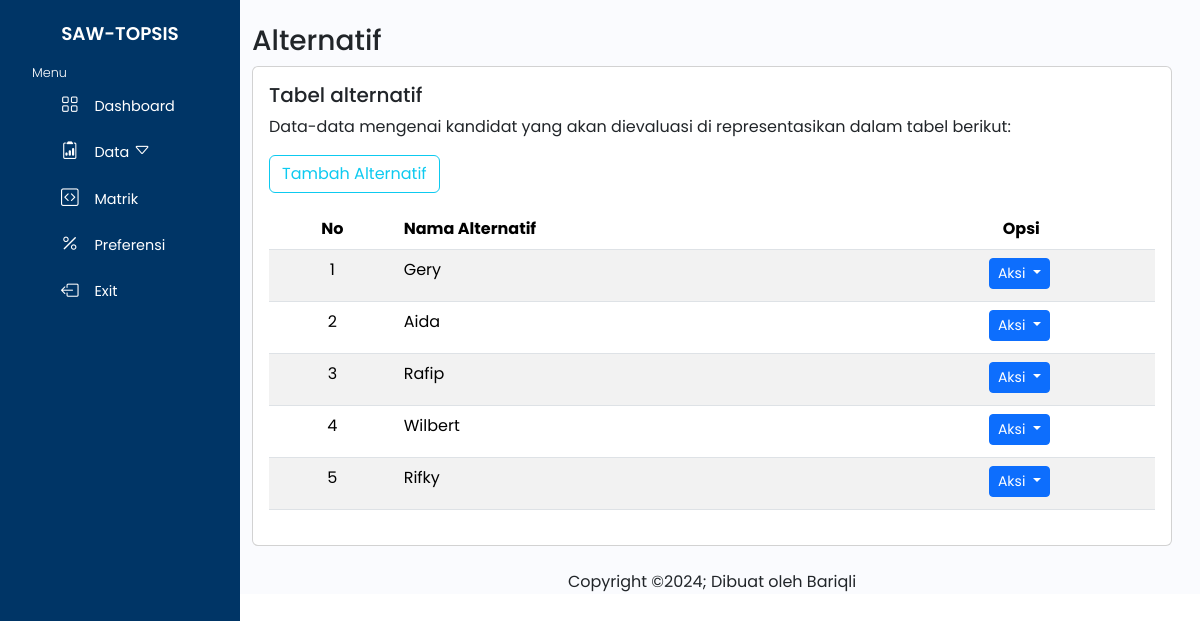
Screenshot of /alter.php (signed in) with the database file from the repository.
### tables this page shows
CREATE TABLE `tl_alternatif` (
  `id_alter` int(11) NOT NULL,
  `nama_alter` varchar(255) NOT NULL
);

### alter.php (the view, shortened to what this page needs)
<!DOCTYPE html>
<html lang="en">
    <?php
    require "layout/header.php";
    require "koneksi.php";
    ?>
<body>
    <div class="wrapper">
    <?php require "layout/sidebar.php";?>
           <div class="main">
           <main class="content px-3 py-4">
            <div class="container-fluid">
                <h3>Alternatif</h3>
                <div class="card" style="height:30rem">
                <div class="card-body">
                    <h5 class="card-title">Tabel alternatif</h5>
                    <p class="card-text">
                    Data-data mengenai kandidat yang akan dievaluasi di representasikan dalam tabel berikut:
                    </p>
                    <button type="button" class="btn btn-outline-info mb-3" data-bs-toggle="modal" data-bs-target="#exampleModal">
                    Tambah Alternatif
                    </button>
                    <table class="table table-striped table-hover">
                    <thead>
                    <tr>
                    <th scope="col" class="text-center">No</th>
                    <th scope="col" >Nama Alternatif</th>
                    <th scope="col" class="text-center">Opsi</th>
                    </tr>
                </thead>
                <tbody>
                <?php
                $data = mysqli_query($koneksi,"SELECT * FROM tl_alternatif ORDER BY id_alter");
                $no = 1;
                while ($a=mysqli_fetch_array($data)) {
                    ?>
                <tr>
                    <td scope="col" class="text-center"><?php echo $no++?></td>
                    <td scope="col" ><?php echo $a['nama_alter']?></td>
                    <td class="text-center">
                    <div class='btn-group mb-1'>
        <div class="dropdown">
            <button class="btn btn-primary dropdown-toggle me-1 btn-sm" type="button"
                id="dropdownMenuButton" data-bs-toggle="dropdown"
                aria-haspopup="true" aria-expanded="false">
                Aksi
            </button>
        </div>
    </div>
                    </td>
                </tr>
                <?php } ?>
                </tbody>
                    </table>
                </div>
            </div>
            </main>
               <?php require "layout/footer.php";?>
           </div>
    </div>
</body>
</html>

### assets/css/sd.css (style rules this page uses)
body { font-family: "Poppins", sans-serif; }
.wrapper { display: relative; }
.main { margin-left: 14rem; background-color: #fafbfe; }

### rows the page displays
tl_alternatif: nama_alter "Gery"
tl_alternatif: nama_alter "Aida"
tl_alternatif: nama_alter "Rafip"
tl_alternatif: nama_alter "Wilbert"
tl_alternatif: nama_alter "Rifky"
